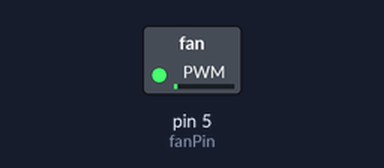
The sketch below on a simulated Arduino Uno, built with avr-gcc and run on an emulated ATmega328P. Shown: switched loads named in the sketch (green lamp = pin HIGH).

Above: at 0.05 s.
At 2.15 s:
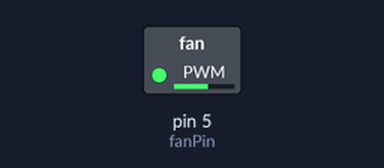
At 3.45 s:
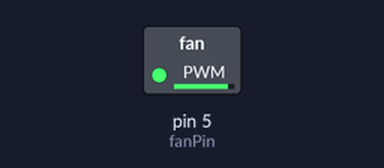
At 6.9 s:
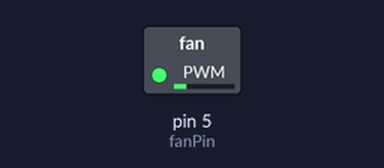
Timing chart, 0 to 10.0 s (numbered marks = the images above):
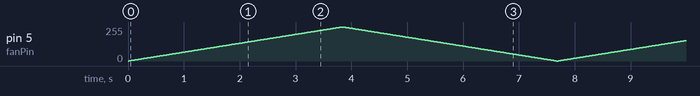

The sketch:

FanTest.ino
```cpp
#define fanPin 5
int i = 0;
void setup() {
  pinMode(fanPin, OUTPUT);
}

void loop()
{
  for (i = 0; i <= 255; i += 1) {
    analogWrite(fanPin, i);
    delay(15);
  }
    for (i = 255; i >= 0; i -= 1) {
    analogWrite(fanPin, i);
    delay(15);
  }
}
```
